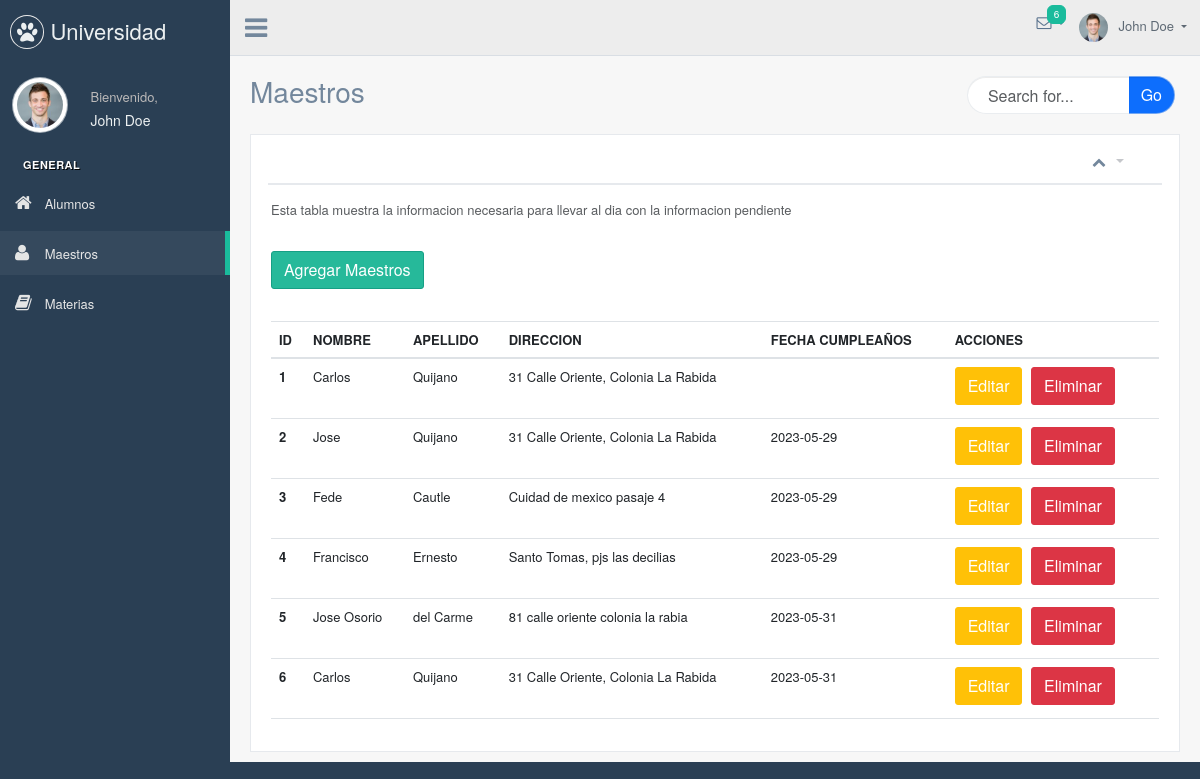
Screenshot of /gentelella-master/production/maestros.php with the database file from the repository.
### tables this page shows
CREATE TABLE `teachers` (
  `nombre` varchar(50) NOT NULL,
  `apellido` varchar(50) NOT NULL,
  `direccion` varchar(100) NOT NULL,
  `fecha_cumple` varchar(50) NOT NULL,
  `id_maestro` int(15) NOT NULL
);

### gentelella-master/production/maestros.php (the view, shortened to what this page needs)
<!DOCTYPE html>
<html lang="en">
<head>
  <link href="../vendors/bootstrap/dist/css/bootstrap.min.css" rel="stylesheet">
  <link href="../vendors/font-awesome/css/font-awesome.min.css" rel="stylesheet">
  <link href="../vendors/nprogress/nprogress.css" rel="stylesheet">
  <link href="../vendors/iCheck/skins/flat/green.css" rel="stylesheet">
  <link href="https://cdn.jsdelivr.net/npm/bootstrap@5.3.0/dist/css/bootstrap.min.css" rel="stylesheet">
  <link href="../vendors/datatables.net-bs/css/dataTables.bootstrap.min.css" rel="stylesheet">
  <link href="../vendors/datatables.net-buttons-bs/css/buttons.bootstrap.min.css" rel="stylesheet">
  <link href="../vendors/datatables.net-fixedheader-bs/css/fixedHeader.bootstrap.min.css" rel="stylesheet">
  <link href="../vendors/datatables.net-responsive-bs/css/responsive.bootstrap.min.css" rel="stylesheet">
  <link href="../vendors/datatables.net-scroller-bs/css/scroller.bootstrap.min.css" rel="stylesheet">
  <link href="../build/css/custom.min.css" rel="stylesheet">
</head>
<body class="nav-md">
  <div class="container body">
    <div class="main_container">
      <div class="col-md-3 left_col">
        <div class="left_col scroll-view">
          <div class="navbar nav_title" style="border: 0;">
            <a href="index.html" class="site_title"><i class="fa fa-paw"></i> <span>Universidad </span></a>
          </div>
          <div class="profile clearfix">
            <div class="profile_pic">
              <img src="images/img.jpg" alt="..." class="img-circle profile_img">
            </div>
            <div class="profile_info">
              <span>Bienvenido,</span>
              <h2>John Doe</h2>
            </div>
          </div>
          <br />
          <div id="sidebar-menu" class="main_menu_side hidden-print main_menu">
            <div class="menu_section">
              <h3>General</h3>
              <ul class="nav side-menu">
                <li><a href="./index.php"><i class="fa fa-home"></i> Alumnos</a>
                <li><a href="./maestros.php"><i class="fa fa-user"></i> Maestros </a>
                <li><a href="./materias.php"><i class="fa fa-book"></i> Materias </a>
              </ul>
            </div>
          </div>
        </div>
      </div>
      <div class="top_nav">
        <div class="nav_menu">
          <div class="nav toggle">
            <a id="menu_toggle"><i class="fa fa-bars"></i></a>
          </div>
          <nav class="nav navbar-nav">
            <ul class=" navbar-right">
              <li class="nav-item dropdown open" style="padding-left: 15px;">
                <a href="javascript:;" class="user-profile dropdown-toggle" aria-haspopup="true" id="navbarDropdown" data-toggle="dropdown" aria-expanded="false">
                  <img src="images/img.jpg" alt="">John Doe
                </a>
              </li>
              <li role="presentation" class="nav-item dropdown open">
                <a href="javascript:;" class="dropdown-toggle info-number" id="navbarDropdown1" data-toggle="dropdown" aria-expanded="false">
                  <i class="fa fa-envelope-o"></i>
                  <span class="badge bg-green">6</span>
                </a>
              </li>
            </ul>
          </nav>
        </div>
      </div>
      <div class="right_col" role="main">
        <div class="">
          <div class="page-title">
            <div class="title_left">
              <h3>Maestros</h3>
            </div>
            <div class="title_right">
              <div class="col-md-5 col-sm-5 col-xs-12 form-group pull-right top_search">
                <div class="input-group">
                  <input type="text" class="form-control" placeholder="Search for...">
                  <span class="input-group-btn">
                    <button class="btn btn-primary text-white" type="button">Go</button>
                  </span>
                </div>
              </div>
            </div>
          </div>
          <div class="clearfix"></div>
          <div class="row">
            <div class="col-md-12 col-sm-12 ">
              <div class="x_panel">
                <div class="x_title">
                  <ul class="nav navbar-right panel_toolbox">
                    <li><a class="collapse-link"><i class="fa fa-chevron-up"></i></a>
                    </li>
                    <li class="dropdown">
                      <a href="#" class="dropdown-toggle" data-toggle="dropdown" role="button" aria-expanded="false"></a>
                    </li>
                    <li><a class="close-link"></a>
                    </li>
                  </ul>
                  <div class="clearfix"></div>
                </div>
                <div class="x_content">
                  <div class="row">
                    <div class="col-sm-12">
                      <div class="card-box table-responsive">
                        <p class="text-muted font-13 m-b-30">
                          Esta tabla muestra la informacion necesaria para llevar al dia con la informacion pendiente
                          <div class="container">
                          <button class="btn btn-success my-3" data-bs-toggle="modal" data-bs-target="#modalNewDevice">Agregar Maestros</button>
                    </div>
                          </p>
                        <table class="table">
                          <thead>
                            <tr>
                              <th scope="col">ID</th>
                              <th scope="col">NOMBRE</th>
                              <th scope="col">APELLIDO</th>
                              <th scope="col">DIRECCION</th>
                              <th scope="col">FECHA CUMPLEAÑOS</th>
                              <th scope="col">ACCIONES</th>
                            </tr>
                          </thead>
                          <tbody>
                            <?php
                            require("../config/conexion.php");
                            $sql = $conexion->query("SELECT * FROM teachers");
                            while ($resultado = $sql->fetch_assoc()) {
                            ?>
                              <tr>
                                <th scope="row"><?php echo $resultado['id_maestro']?></th>
                                <td><?php echo $resultado['nombre']?></td>
                                <td><?php echo $resultado['apellido']?></td>
                                <td><?php echo $resultado['direccion']?></td>
                                <td><?php echo $resultado['fecha_cumple']?></td>
                                <td>
                                  <a href="" class=" btn btn-warning" data-bs-toggle="modal" data-bs-target="#modalUpdate<?php echo $resultado['id_maestro']?>" >Editar</a>
                                  <a href="../config/eliminarMaestros.php?Id=<?php echo $resultado['id_maestro']?>"  class=" btn btn-danger">Eliminar</a>
                                </td>
                              </tr>
                            <?php
                            }
                            ?>
                          </tbody>
                        </table>
                      </div>
                    </div>
                  </div>
                </div>
</body>
</html>

### rows the page displays
teachers: id_maestro "1", nombre "Carlos", apellido "Quijano", direccion "31 Calle Oriente, Colonia La Rabida"
teachers: id_maestro "2", nombre "Jose", apellido "Quijano", direccion "31 Calle Oriente, Colonia La Rabida", fecha_cumple "2023-05-29"
teachers: id_maestro "3", nombre "Fede", apellido "Cautle", direccion "Cuidad de mexico pasaje 4", fecha_cumple "2023-05-29"
teachers: id_maestro "4", nombre "Francisco", apellido "Ernesto", direccion "Santo Tomas, pjs las decilias", fecha_cumple "2023-05-29"
teachers: id_maestro "5", nombre "Jose Osorio", apellido "del Carme", direccion "81 calle oriente colonia la rabia", fecha_cumple "2023-05-31"
teachers: id_maestro "6", nombre "Carlos", apellido "Quijano", direccion "31 Calle Oriente, Colonia La Rabida", fecha_cumple "2023-05-31"
